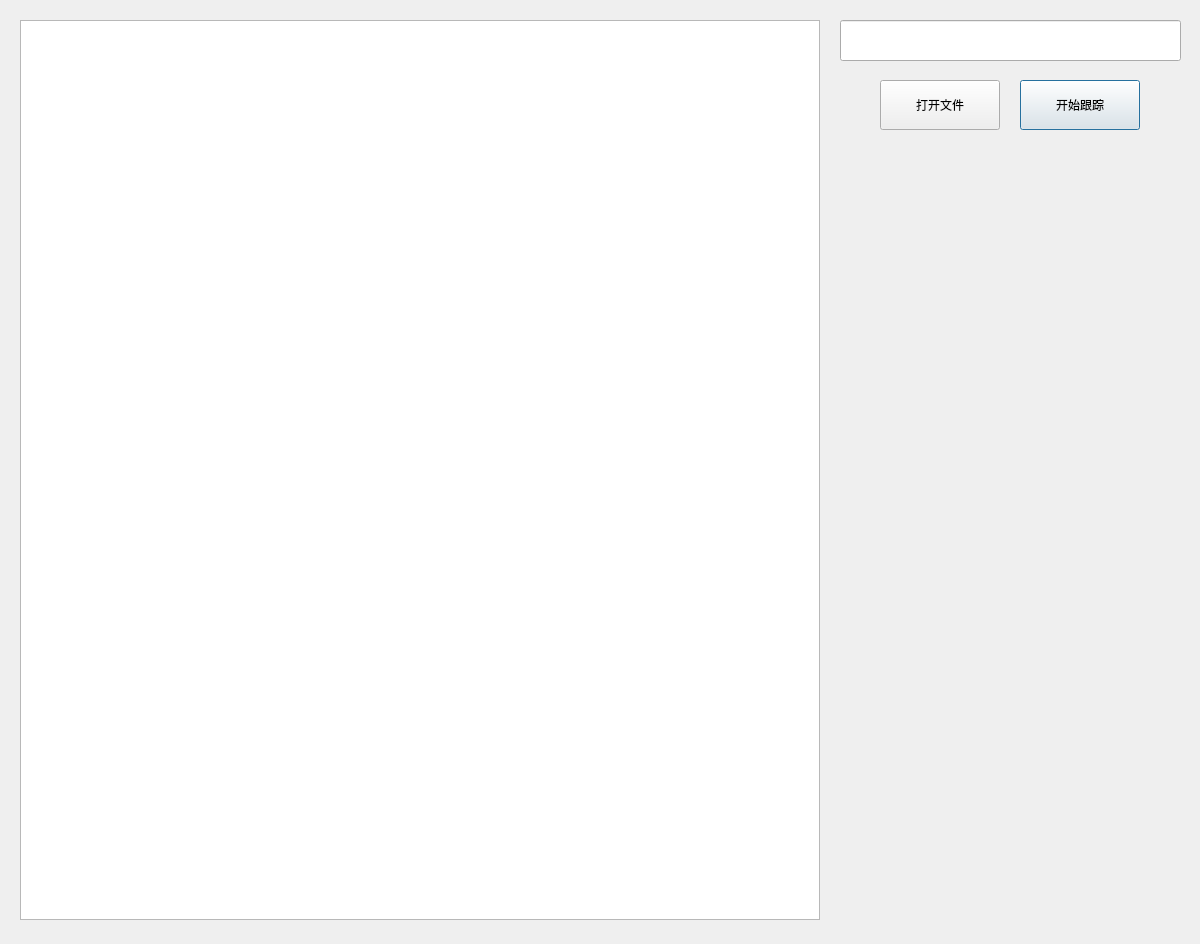
<?xml version="1.0" encoding="UTF-8"?>
<ui version="4.0">
 <class>Dialog</class>
 <widget class="QDialog" name="Dialog">
  <property name="geometry">
   <rect>
    <x>0</x>
    <y>0</y>
    <width>1200</width>
    <height>944</height>
   </rect>
  </property>
  <property name="sizePolicy">
   <sizepolicy hsizetype="Fixed" vsizetype="Preferred">
    <horstretch>0</horstretch>
    <verstretch>0</verstretch>
   </sizepolicy>
  </property>
  <property name="minimumSize">
   <size>
    <width>1200</width>
    <height>944</height>
   </size>
  </property>
  <property name="maximumSize">
   <size>
    <width>1200</width>
    <height>944</height>
   </size>
  </property>
  <property name="windowTitle">
   <string>焊缝跟踪</string>
  </property>
  <widget class="QGraphicsView" name="graphicsView">
   <property name="geometry">
    <rect>
     <x>20</x>
     <y>20</y>
     <width>800</width>
     <height>900</height>
    </rect>
   </property>
  </widget>
  <widget class="QLineEdit" name="lineEdit">
   <property name="geometry">
    <rect>
     <x>840</x>
     <y>20</y>
     <width>341</width>
     <height>41</height>
    </rect>
   </property>
  </widget>
  <widget class="QPushButton" name="button_startTracing">
   <property name="geometry">
    <rect>
     <x>1020</x>
     <y>80</y>
     <width>120</width>
     <height>50</height>
    </rect>
   </property>
   <property name="sizePolicy">
    <sizepolicy hsizetype="Minimum" vsizetype="Fixed">
     <horstretch>0</horstretch>
     <verstretch>0</verstretch>
    </sizepolicy>
   </property>
   <property name="text">
    <string>开始跟踪</string>
   </property>
  </widget>
  <widget class="QPushButton" name="button_openFile">
   <property name="geometry">
    <rect>
     <x>880</x>
     <y>80</y>
     <width>120</width>
     <height>50</height>
    </rect>
   </property>
   <property name="sizePolicy">
    <sizepolicy hsizetype="Minimum" vsizetype="Fixed">
     <horstretch>0</horstretch>
     <verstretch>0</verstretch>
    </sizepolicy>
   </property>
   <property name="text">
    <string>打开文件</string>
   </property>
  </widget>
 </widget>
 <resources/>
 <connections/>
</ui>
